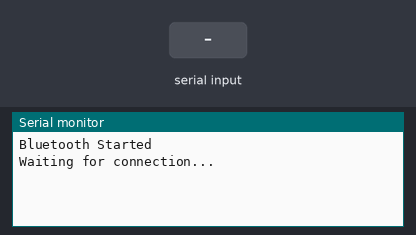
This sketch was run on a simulated ESP32. Shown: the last lines printed to the serial monitor. The test bench sets the inputs (shaded band). Nothing arrives over Bluetooth unless stated.

Above: at 1.2 s.
1.3 s: "1\n" received over the second serial link
At 2.4 s:
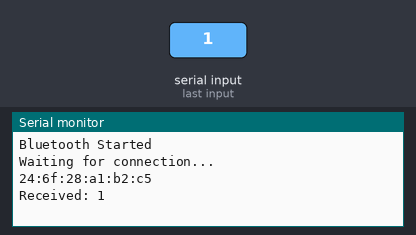
2.8 s: "0\n" received over the second serial link
At 3.6 s:
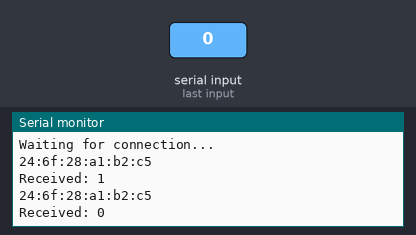
4.3 s: "2\n" received over the second serial link
At 4.7 s:
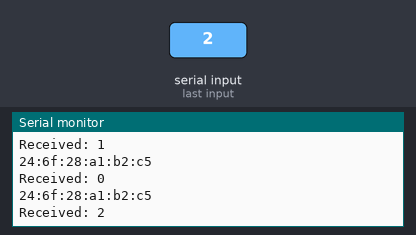

Measured:
- after the input at 1.3 s, the serial monitor: prints a new line at once (image 1)
- after the input at 2.8 s, the serial monitor: prints a new line at once (image 2)
- after the input at 4.3 s, the serial monitor: prints a new line at once (image 3)

The sketch:

BT_ANDROID.ino
```cpp
#include "BluetoothSerial.h"

BluetoothSerial SerialBT;

void setup() {
  Serial.begin(115200);

  SerialBT.begin("Venthen-ESP32");

  Serial.println("Bluetooth Started");
  Serial.println("Waiting for connection...");
}

void loop() {

  if (SerialBT.available()) {
  Serial.println(SerialBT.getBtAddressString());
    String message =
      SerialBT.readStringUntil('\n');

    Serial.print("Received: ");
    Serial.println(message);

    SerialBT.println(
      "ESP32 Received -> " + message
    );
  }
}
```
